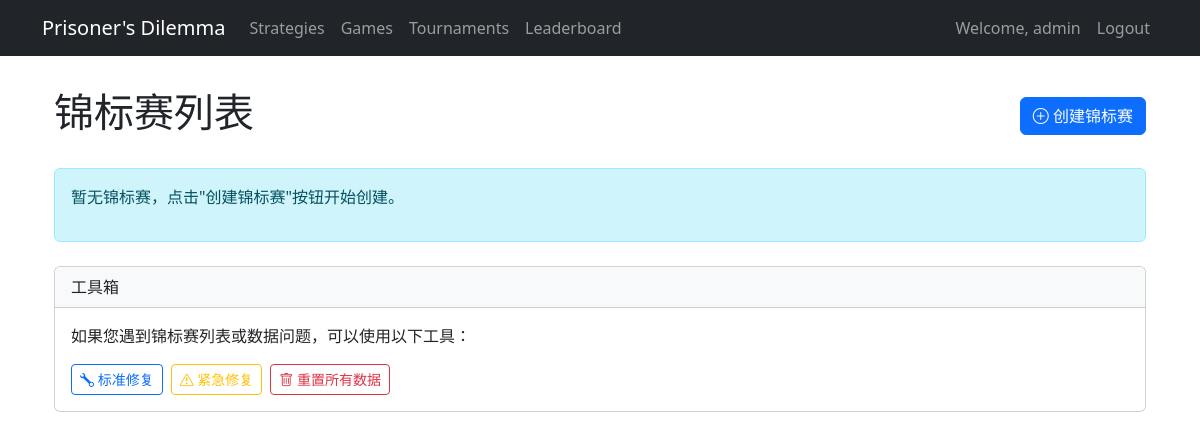
Before: /tournaments/ (signed in) with the older database file.
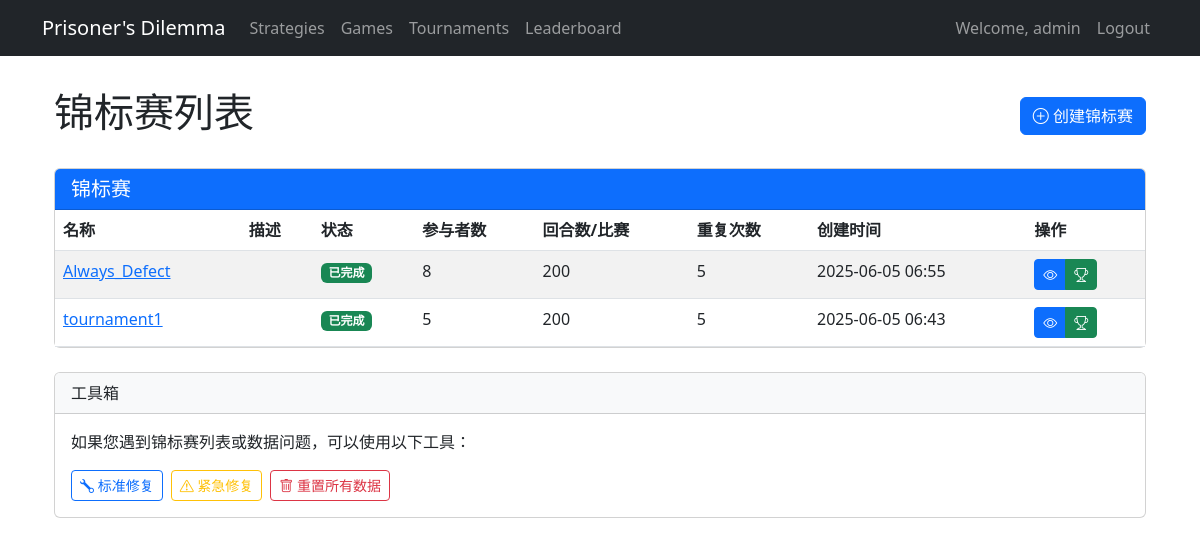
After: the same page with the newer database file.
### dilemma_game/models.py (models this page shows, shortened)
class Tournament(models.Model):
    TOURNAMENT_STATUS = (
        ('CREATED', 'Created'),
        ('IN_PROGRESS', 'In Progress'),
        ('COMPLETED', 'Completed'),
    )
    name = models.CharField(max_length=100)
    description = models.TextField(blank=True)
    created_by = models.ForeignKey(User, on_delete=models.CASCADE)
    rounds_per_match = models.IntegerField(default=200)
    use_random_rounds = models.BooleanField(default=False)
    min_rounds = models.IntegerField(default=100)  # 最小回合数
    max_rounds = models.IntegerField(default=300)  # 最大回合数
    repetitions = models.IntegerField(default=5)  # 每场锦标赛重复次数
    status = models.CharField(max_length=20, choices=TOURNAMENT_STATUS, default='CREATED')
    created_at = models.DateTimeField(auto_now_add=True)
    completed_at = models.DateTimeField(null=True, blank=True)
    payoff_matrix_json = models.TextField(default='{"CC":[3,3],"CD":[0,5],"DC":[5,0],"DD":[0,0]}')
    @property
    def payoff_matrix(self):
        return json.loads(self.payoff_matrix_json)

### dilemma_game/views.py (the view)
# urls.py: path('tournaments/', tournament_list, name='tournament_list'),
@login_required
def tournament_list(request):
    try:
        tournaments = Tournament.objects.all().order_by('-created_at')
        valid_tournaments = []
        for tournament in tournaments:
            try:
                tournament_id = tournament.id
                tournament_name = tournament.name
                tournament_status = tournament.status
                try:
                    matrix = tournament.payoff_matrix
                except Exception as e:
                    print(f"锦标赛 {tournament_id} 的收益矩阵访问出错: {str(e)}")
                    tournament.payoff_matrix_json = '{"CC":[3,3],"CD":[0,5],"DC":[5,0],"DD":[0,0]}'
                    tournament.save()
                valid_tournaments.append(tournament)
            except Exception as e:
                print(f"处理锦标赛对象时出错: {str(e)}")
                continue
        return render(request, 'dilemma_game/tournament_list.html', {
            'tournaments': valid_tournaments
        })
    except Exception as e:
        print(f"tournament_list视图出错: {str(e)}")
        from django.contrib import messages
        messages.error(request, f"获取锦标赛列表失败，请尝试修复功能: {str(e)}")
        return render(request, 'dilemma_game/tournament_list.html', {
            'error_message': f"获取锦标赛列表失败: {str(e)}",
            'tournaments': []
        })

### dilemma_game/templates/dilemma_game/tournament_list.html (shortened to what the changed rows need)
{% extends 'dilemma_game/base.html' %}
{% block content %}
<div class="container mt-4">
    <div class="d-flex justify-content-between align-items-center mb-4">
        <h1>锦标赛列表</h1>
    </div>
    {% if tournaments %}
    <div class="card">
        <div class="card-header bg-primary text-white">
            <h5 class="mb-0">锦标赛</h5>
        </div>
        <div class="card-body p-0">
            <div class="table-responsive">
                <table class="table table-striped table-hover mb-0">
                    <thead>
                        <tr>
                            <th>名称</th>
                            <th>描述</th>
                            <th>状态</th>
                            <th>参与者数</th>
                            <th>回合数/比赛</th>
                            <th>重复次数</th>
                            <th>创建时间</th>
                            <th>操作</th>
                        </tr>
                    </thead>
                    <tbody>
                        {% for tournament in tournaments %}
                        <tr>
                            <td>
                                <a href="{% url 'tournament_detail' tournament.id %}">{{ tournament.name }}</a>
                            </td>
                            <td>{{ tournament.description|truncatechars:50 }}</td>
                            <td>
                                {% if tournament.status == 'CREATED' %}
                                <span class="badge bg-info">已创建</span>
                                {% elif tournament.status == 'STARTED' %}
                                <span class="badge bg-primary">已开始</span>
                                {% elif tournament.status == 'RUNNING' %}
                                <span class="badge bg-warning">运行中</span>
                                {% elif tournament.status == 'COMPLETED' %}
                                <span class="badge bg-success">已完成</span>
                                {% elif tournament.status == 'ERROR' %}
                                <span class="badge bg-danger">错误</span>
                                {% else %}
                                <span class="badge bg-secondary">{{ tournament.status }}</span>
                                {% endif %}
                            </td>
                            <td>{{ tournament.participants.count }}</td>
                            <td>
                                {% if tournament.use_random_rounds %}
                                随机({{ tournament.min_rounds }}-{{ tournament.max_rounds }})
                                {% else %}
                                {{ tournament.rounds_per_match }}
                                {% endif %}
                            </td>
                            <td>{{ tournament.repetitions }}</td>
                            <td>{{ tournament.created_at|date:"Y-m-d H:i" }}</td>
                            <td>
                                <div class="btn-group">
                                    <a href="{% url 'tournament_detail' tournament.id %}" class="btn btn-sm btn-primary"
                                        title="查看详情">
                                        <i class="bi bi-eye"></i>
                                    </a>
                                    {% if tournament.status == 'COMPLETED' %}
                                    <a href="{% url 'tournament_results' tournament.id %}"
                                        class="btn btn-sm btn-success" title="查看结果">
                                        <i class="bi bi-trophy"></i>
                                    </a>
                                    {% endif %}
                                </div>
                            </td>
                        </tr>
                        {% endfor %}
                    </tbody>
                </table>
            </div>
        </div>
    </div>
    {% else %}
    <div class="alert alert-info">
        <p>暂无锦标赛，点击"创建锦标赛"按钮开始创建。</p>
    </div>
    {% endif %}
</div>
{% endblock %}

Changed rows visible on the page:
added Tournament: name "Always_Defect", status "已完成", participants.count "8", rounds_per_match "200", repetitions "5", created_at "2025-06-05 06:55"
added Tournament: name "tournament1", status "已完成", participants.count "5", rounds_per_match "200", repetitions "5", created_at "2025-06-05 06:43"
Other visible differences:
text no longer shown: "暂无锦标赛，点击\"创建锦标赛\"按钮开始创建。"
text now shown: "锦标赛 名称 描述 状态 参与者数 回合数/比赛 重复次数 创建时间 操作"
